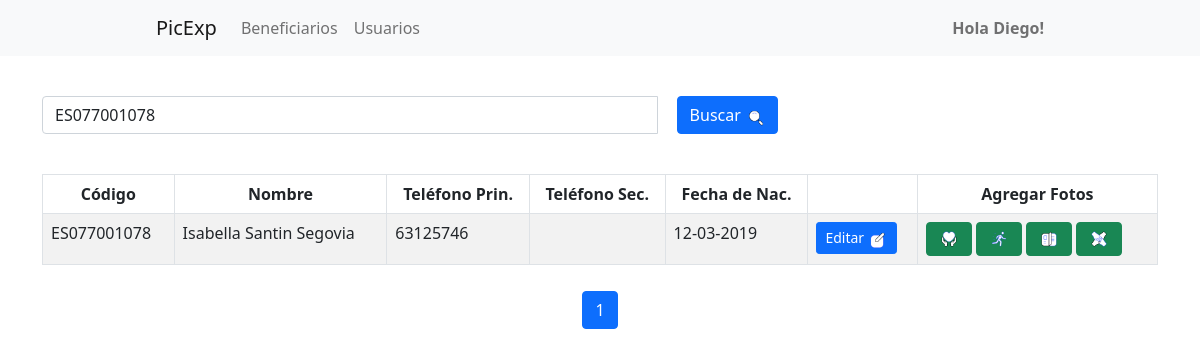
The app's page /beneficiarioadmin.php?buscar=ES077001078 with its own data.
### tables this page shows
CREATE TABLE `beneficiario` (
  `Codigo_ben` varchar(11) NOT NULL,
  `Nombre_ben` varchar(80) NOT NULL,
  `Apellidos_ben` varchar(80) NOT NULL,
  `Telefono1_ben` varchar(9) DEFAULT NULL,
  `Telefono2_ben` varchar(9) DEFAULT NULL,
  `Fechanac_ben` date NOT NULL,
  `Id_usu` int(11) NOT NULL
);

### beneficiarioadmin.php (the view, shortened to what this page needs)
<?php
include 'head.php';
include 'navbar.php';
$objeto = new Conexion();
$conexion = $objeto->Conectar();
$terminoBusqueda = isset($_GET['buscar']) ? $_GET['buscar'] : '';
$registrosPorPagina = 10;
$paginaActual = isset($_GET['pagina']) ? (int)$_GET['pagina'] : 1;
$offset = ($paginaActual - 1) * $registrosPorPagina;
$totalConsulta = "SELECT COUNT(*) AS total FROM beneficiario WHERE (Codigo_ben LIKE :termino OR Nombre_ben LIKE :termino)";
$resultadoTotal = $conexion->prepare($totalConsulta);
$resultadoTotal->bindValue(':termino', "%$terminoBusqueda%", PDO::PARAM_STR);
$resultadoTotal->execute();
$totalRegistros = $resultadoTotal->fetch(PDO::FETCH_ASSOC)['total'];
$totalPaginas = ceil($totalRegistros / $registrosPorPagina);
$consulta = "SELECT Codigo_ben, Nombre_ben, Apellidos_ben, Telefono1_ben, Telefono2_ben, DATE_FORMAT(Fechanac_ben, '%d-%m-%Y') AS Fechanac_ben_for
             FROM beneficiario
             WHERE (Codigo_ben LIKE :termino OR Nombre_ben LIKE :termino)
             LIMIT :offset, :registros";
$resultado = $conexion->prepare($consulta);
$resultado->bindValue(':termino', "%$terminoBusqueda%", PDO::PARAM_STR);
$resultado->bindValue(':offset', $offset, PDO::PARAM_INT);
$resultado->bindValue(':registros', $registrosPorPagina, PDO::PARAM_INT);
$resultado->execute();
$data = $resultado->fetchAll(PDO::FETCH_ASSOC);
?>
<br>
<div class="container">
    <div class="row">
        <div class="col-lg-8">
            <form method="GET" class="form-inline mb-3">
                <div class="input-group">
                    <input type="text" name="buscar" class="form-control" placeholder="Buscar por Código o Nombre" value="<?php echo htmlspecialchars($terminoBusqueda); ?>">
                    <div class="input-group-append">
                        <button id="buscar_ben" type="submit" class="btn btn-primary">Buscar
                            <img src="icons/buscar.gif" alt="buscar" width="20" height="20">
                        </button>
                    </div>
                </div>
            </form>
        </div>
    </div>
</div>
<br>
<div class="container">
    <div class="row">
        <div class="col-lg-12">
            <div class="table-responsive">
                <table id="tablaPersonas" class="table table-striped table-bordered table-condensed" style="width:100%">
                    <thead class="text-center">
                        <tr>
                            <th>Código</th>
                            <th>Nombre</th>
                            <th>Teléfono Prin.</th>
                            <th>Teléfono Sec.</th>
                            <th>Fecha de Nac.</th>
                            <th></th>
                            <th>Agregar Fotos</th>
                        </tr>
                    </thead>
                    <tbody>
                        <?php foreach ($data as $dat) { ?>
                            <tr>
                                <td><?php echo $dat['Codigo_ben'] ?></td>
                                <td><?php echo $dat['Nombre_ben'] . " " . $dat['Apellidos_ben']; ?></td>
                                <td><?php echo $dat['Telefono1_ben'] ?></td>
                                <td><?php echo $dat['Telefono2_ben'] ?></td>
                                <td><?php echo $dat['Fechanac_ben_for'] ?></td>
                                <td>
                                    <button id="Modificar" type="button" class="btn btn-primary btn-sm" data-bs-toggle="modal" data-bs-target="#exampleModal" data-codigo="<?php echo $dat['Codigo_ben']; ?>">Editar
                                        <img src="icons/modificar.gif" alt="modificar" width="20" height="20">
                                    </button>
                                </td>
                                <td>
                                    <button id="espiritual" type="button" data-bs-toggle="tooltip" data-bs-placement="top" title="Espiritual" class="btn btn-success agregar-foto" data-codigo="<?php echo $dat['Codigo_ben']; ?>" data-area=1>
                                        <img src="icons/espiritual.gif" alt="Espiritual" width="20" height="20">
                                    </button>
                                    <button id="fisica" type="button" data-bs-toggle="tooltip" data-bs-placement="top" title="Física" class="btn btn-success agregar-foto" data-codigo="<?php echo $dat['Codigo_ben']; ?>" data-area=3>
                                        <img src="icons/fisica.gif" alt="Física" width="20" height="20">
                                    </button>
                                    <button id="cognitiva" type="button" data-bs-toggle="tooltip" data-bs-placement="top" title="Cognitiva" class="btn btn-success agregar-foto" data-codigo="<?php echo $dat['Codigo_ben']; ?>" data-area=2>
                                        <img src="icons/cognitiva.gif" alt="Cognitiva" width="20" height="20">
                                    </button>
                                    <button id="socioemocional" type="button" data-bs-toggle="tooltip" data-bs-placement="top" title="Socioemocional" class="btn btn-success agregar-foto" data-codigo="<?php echo $dat['Codigo_ben']; ?>" data-area=4>
                                        <img src="icons/socioemocional.gif" alt="Socioemocional" width="20" height="20">
                                    </button>
                                </td>
                            </tr>
                        <?php } ?>
                    </tbody>
                </table>
            </div>
            <nav aria-label="Paginación" id="Paginacion">
                <ul class="pagination justify-content-center">
                    <?php for ($i = 1; $i <= $totalPaginas; $i++): ?>
                        <li class="page-item <?php echo ($i == $paginaActual) ? 'active' : ''; ?>">
                            <a class="page-link" href="?pagina=<?php echo $i; ?>&buscar=<?php echo urlencode($terminoBusqueda); ?>"><?php echo $i; ?></a>
                        </li>
                    <?php endfor; ?>
                </ul>
            </nav>
        </div>
    </div>
</div>
<?php include 'footer.php'; ?>

### css/style.css (style rules this page uses)
nav { padding: 156px; }
#Paginacion { padding: 10px !important; }
#buscar_ben { margin-left: 20px !important; }

### records on screen
beneficiario: Codigo_ben "ES077001078", Nombre_ben "Isabella Santin", Apellidos_ben "Segovia", Telefono1_ben "63125746", Fechanac_ben_for "12-03-2019"

### other values on screen
$_SESSION["ss_usuario"] "Diego"
